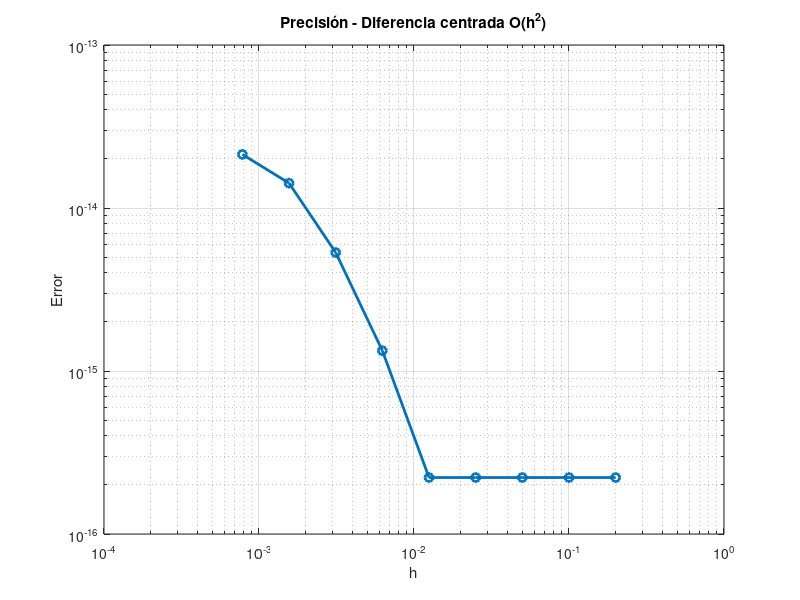

Source code (MATLAB):
clc; clear; close all;

f = @(x) x.^2;
df = @(x) 2*x;

x0 = 0.5;
h_vals = 0.2 ./ (2.^(0:8));

error = [];

for h = h_vals
    df_num = (f(x0+h) - f(x0-h))/(2*h);
    df_real = df(x0);
    error = [error abs(df_real - df_num)];
end

figure
loglog(h_vals,error,'o-','LineWidth',2)
grid on
xlabel('h')
ylabel('Error')
title('Precisión - Diferencia centrada O(h^2)')
